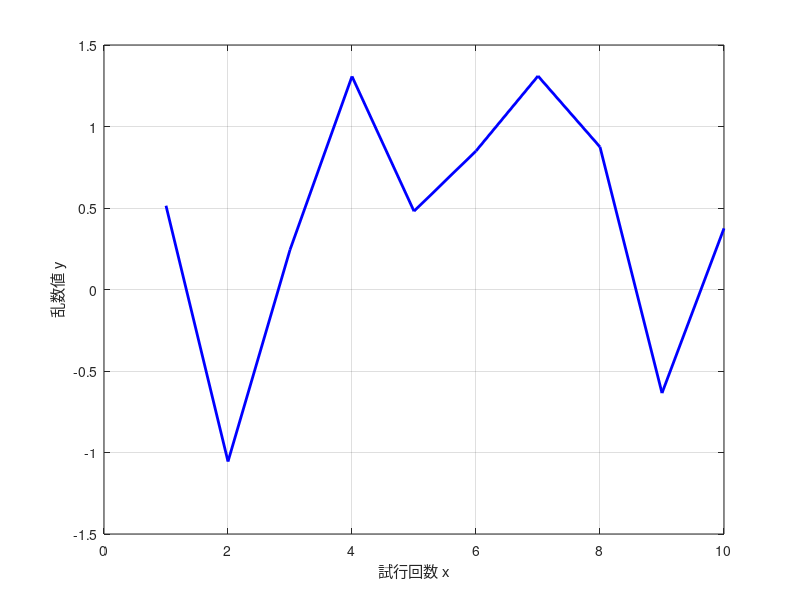
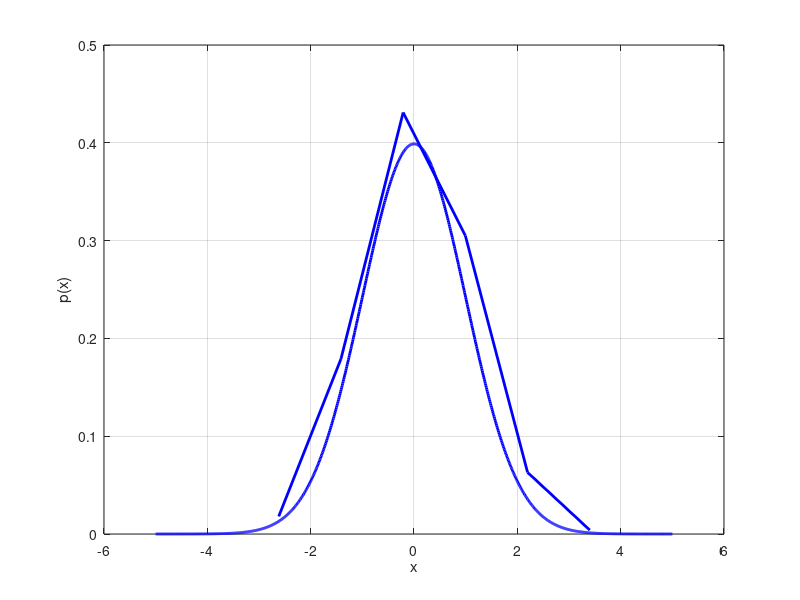

Write MATLAB code to recreate these figures, in order.
% 190441091 永重俊弥
clc;
clear all;

% 課題4-1
y = randn(1,1000);
x=1:10;

figure(1);
plot(x, y(1:10), 'b-' , 'linewidth', 2); % 横軸t，縦軸xでプロットする
xlabel('試行回数 x'); % 横軸のラベル文字列を設定
ylabel('乱数値 y'); % 縦軸のラベル文字列を設定
grid on; % グリッド線を追加

% 課題4-2
m=6;
[n,x]=hist(y,m);
px=n./1000;

figure(2); % 2つ目のウィンドウを開く
plot(x, px, 'b-' , 'linewidth', 2); % 横軸y，縦軸pyでプロットする
xlabel('x'); % 横軸のラベル文字列を設定
ylabel('p(x)'); % 縦軸のラベル文字列を設定
grid on; % グリッド線を追加

% mの値を6もしくは7とすると，課題4-2のグラフは4-3のグラフに最も近づく（似る）．
% しかし，mを5以下とすると4-2のグラフは4-3のグラフより大きくなる．
% また，mを8以上とすると4-2のグラフは4-3のグラフより小さく成る．

% 課題4-3
hold on;

time_length = 10;
fs=100;
x=(-fs*time_length/2):(fs*time_length/2);x=x./fs;

px=1/sqrt(2*pi)*exp(-(x.^2)/2);

plot(x, px, 'b-' , 'linewidth', 2); % 横軸x，縦軸pxでプロットする
